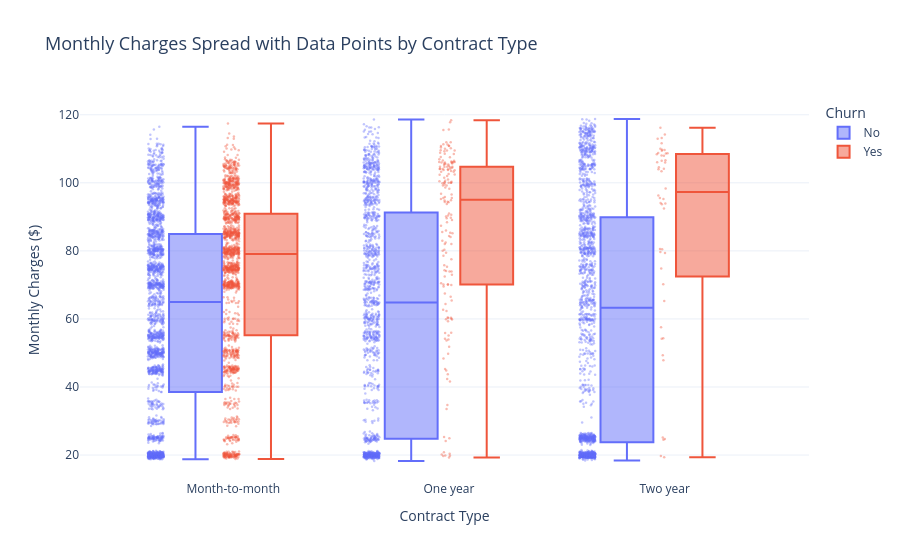

The notebook cell this image was saved under:
### Code cell
# CELL 8 — Box Plot: Monthly Charges spread by Contract
# (Equivalent to "ROI Spread with Data Points" in video)
# ─────────────────────────────────────────────
fig_box = px.box(
    df,
    x='Contract',
    y='MonthlyCharges',
    color='Churn',
    points='all',               # show all data points like video
    title='Monthly Charges Spread with Data Points by Contract Type',
    color_discrete_map={'Yes': '#EF553B', 'No': '#636EFA'},
    template='plotly_white',
    hover_data=['tenure', 'InternetService']
)
fig_box.update_layout(
    title_font_size=18,
    xaxis_title='Contract Type',
    yaxis_title='Monthly Charges ($)',
)
fig_box.update_traces(marker=dict(size=2.5, opacity=0.4))
fig_box.show()
# fig_box.write_html('boxplot_monthly_charges.html')

### Figure 1 — Plotly figure (JSON) as saved in the notebook; plotly's stock layout.template omitted (floating-point values rounded to 4 significant figures; data arrays with more than 128 entries replaced by an {"elided": "..."} marker saying what was removed)
{"data": [{"alignmentgroup": "True", "boxpoints": "all", "customdata": {"elided": "5174x2 mixed values"}, "hovertemplate": "Churn=No<br>Contract=%{x}<br>MonthlyCharges=%{y}<br>tenure=%{customdata[0]}<br>InternetService=%{customdata[1]}<extra></extra>", "legendgroup": "No", "marker": {"color": "#636EFA", "opacity": 0.4, "size": 2.5}, "name": "No", "notched": false, "offsetgroup": "No", "orientation": "v", "showlegend": true, "type": "box", "x": {"elided": "5174 str values"}, "x0": " ", "xaxis": "x", "y": {"elided": "5174 float values"}, "y0": " ", "yaxis": "y"}, {"alignmentgroup": "True", "boxpoints": "all", "customdata": {"elided": "1869x2 mixed values"}, "hovertemplate": "Churn=Yes<br>Contract=%{x}<br>MonthlyCharges=%{y}<br>tenure=%{customdata[0]}<br>InternetService=%{customdata[1]}<extra></extra>", "legendgroup": "Yes", "marker": {"color": "#EF553B", "opacity": 0.4, "size": 2.5}, "name": "Yes", "notched": false, "offsetgroup": "Yes", "orientation": "v", "showlegend": true, "type": "box", "x": {"elided": "1869 str values"}, "x0": " ", "xaxis": "x", "y": {"elided": "1869 float values"}, "y0": " ", "yaxis": "y"}], "layout": {"autosize": true, "boxmode": "group", "legend": {"title": {"text": "Churn"}, "tracegroupgap": 0}, "title": {"font": {"size": 18}, "text": "Monthly Charges Spread with Data Points by Contract Type"}, "xaxis": {"anchor": "y", "autorange": true, "domain": [0, 1], "range": [-0.709, 2.669], "title": {"text": "Contract Type"}, "type": "category"}, "yaxis": {"anchor": "x", "autorange": true, "domain": [0, 1], "range": [12.67, 124.3], "title": {"text": "Monthly Charges ($)"}, "type": "linear"}}}
